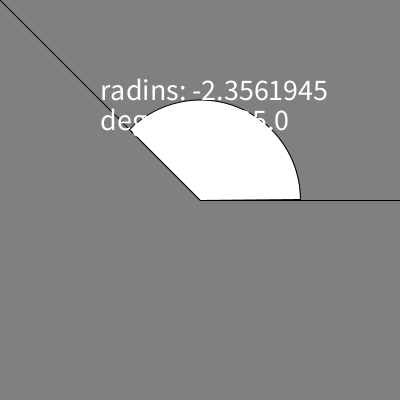
Frame 1 (no input)
Frame 60 (the mouse pressed at the canvas centre just before this capture): identical to frame 1, image omitted
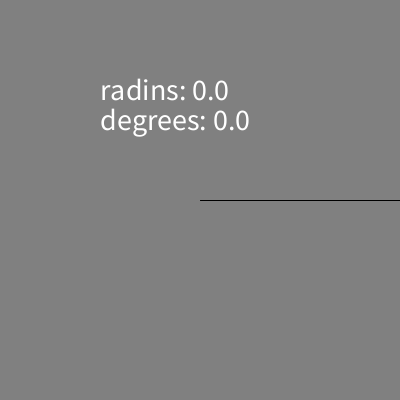
Frame 120 (the mouse held since frame 60 and released just before this capture)

The Processing sketch that drew these frames (run headless with seeded random() and noise(); from frame 60 on, the mouse is pressed at the canvas centre):

// Processing sketch: week05_3b
// ── week05_3b.pde
//week05-3b
//degrees vs. radians 結合 week04-1,week05-2
void setup(){
   size(400,400); 
}
void draw(){
  background(128);
  line(200,200,400,200);
  line(200,200,mouseX,mouseY);
  float dx=mouseX-200,dy=mouseY-200;
  float a=atan2(dy,dx); //三角函式，可找到arc 弧的 radians
  //atan2()出來的值，介於-PI...PI之間
  if(a<0) arc(200,200,200,200,a,0,PIE); //負的...0
  else    arc(200,200,200,200,0,a,PIE); //0...正的
  textSize(30);
  text("radins: "+a,100,100); //radians 弧度/弳度
  text("degrees: "+degrees(a),100,130); //degrees 度
}
